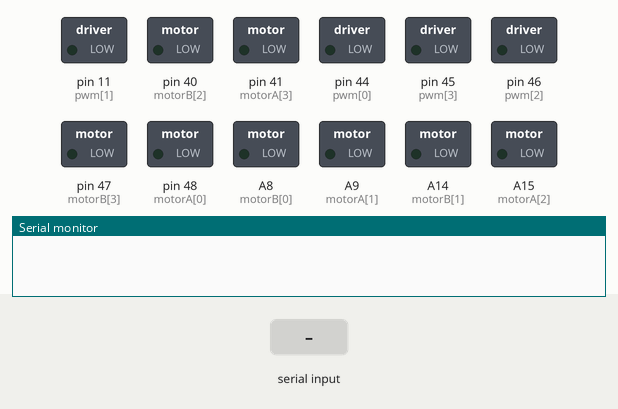
This sketch was run on a simulated Arduino Mega 2560, built with avr-gcc and run on an emulated ATmega2560. On the bench: switched loads named in the sketch (green lamp = pin HIGH), the last lines printed to the serial monitor. The test bench sets the inputs (shaded band).

Above: at 1.2 s.
1.3 s: "w" received over Serial
At 2.0 s:
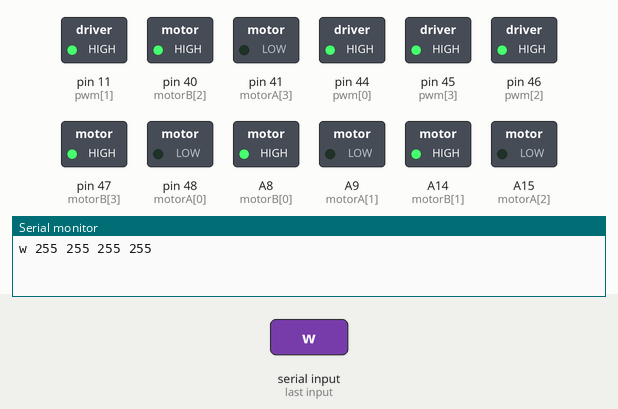
2.8 s: "s" received over Serial
At 3.1 s:
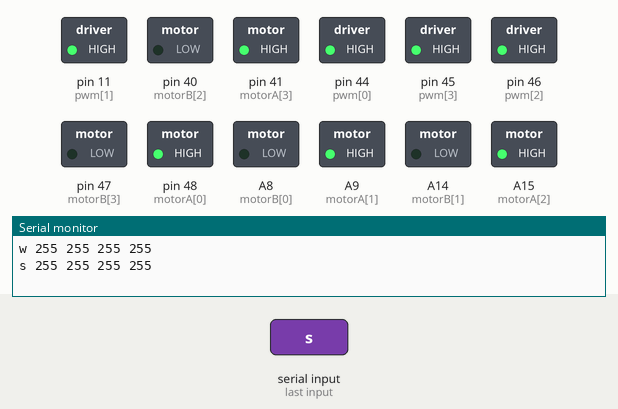
4.3 s: "q" received over Serial
At 5.5 s:
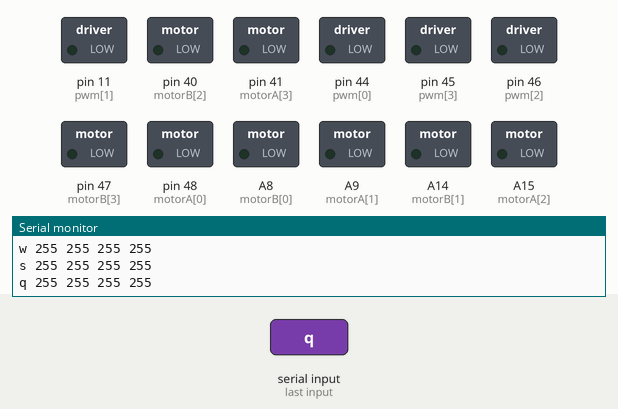
Timing chart, 0 to 7.3 s (numbered marks = the images above; inputs shaded):
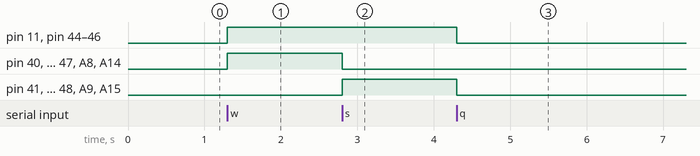

Measured:
- after the input at 1.3 s, pin 11 (pwm[1]), pin 40 (motorB[2]), pin 44 (pwm[0]), pin 45 (pwm[3]), pin 46 (pwm[2]), pin 47 (motorB[3]), A8 (motorB[0]), A14 (motorB[1]): LOW → HIGH at once
- after the input at 2.8 s, pin 40 (motorB[2]), pin 47 (motorB[3]), A8 (motorB[0]), A14 (motorB[1]): HIGH → LOW at once; pin 41 (motorA[3]), pin 48 (motorA[0]), A9 (motorA[1]), A15 (motorA[2]): LOW → HIGH at once
- after the input at 4.3 s, pin 11 (pwm[1]), pin 41 (motorA[3]), pin 44 (pwm[0]), pin 45 (pwm[3]), pin 46 (pwm[2]), pin 48 (motorA[0]), A9 (motorA[1]), A15 (motorA[2]): HIGH → LOW at once

The sketch:

ghosttown.ino
```cpp
int motorA[]={48,A9,A15,41};
int motorB[]={A8,A14,40,47};
int pwm[]={44,11,46,45};
int pwmd[]={20,20,20,20};
int pp=20;
void setup() {
Serial.begin(9600);
for (int i=0;i<4;i++){
pinMode(motorA[i],OUTPUT);
pinMode(motorB[i],OUTPUT);
pinMode(pwm[i],OUTPUT);
}}
void stops()
{for (int i=0;i<4;i++)
{
  digitalWrite(motorA[i], LOW);
  digitalWrite(motorB[i], LOW);
  analogWrite(pwm[i],0);
}
}

void motorBK(int a ,int b)
{ digitalWrite(a, HIGH);
  digitalWrite(b, LOW);

}
void motorF(int a ,int b)
{ digitalWrite(a, LOW);
  digitalWrite(b, HIGH);
}

void loop(){

while(Serial.available())
{
char h=Serial.read();
if (h=='q')
stops();
if (h=='a')
{pwmd[0]+=1;pwmd[3]+=1;}
if (h=='z')
{pwmd[0]-=1;pwmd[3]-=1;}

if (h=='d')
{pwmd[1]+=1;pwmd[2]+=1;
}
if (h=='c')
{pwmd[1]-=1;pwmd[2]-=1;}

for (int i=0;i<4;i++)
{
 if (pwmd[i]>10)
 pwmd[i]=255      ;
 if (pwmd[i]<0)
 pwmd[i]=0;
}
if (h=='w')
{for (int i=0;i<4;i++)
{
  motorF(motorA[i],motorB[i]);
  analogWrite(pwm[i], pwmd[i]);

}}
if (h=='s')
{for (int i=0;i<4;i++)
{
  motorBK(motorA[i],motorB[i]);
  analogWrite(pwm[i], pwmd[i]);
}
}
Serial.print(h);Serial.print(" ");Serial.print(pwmd[0]);Serial.print(" ");Serial.print(pwmd[1]);Serial.print(" ");Serial.print(pwmd[2]);Serial.print(" ");Serial.println(pwmd[3]);

}
}
```
